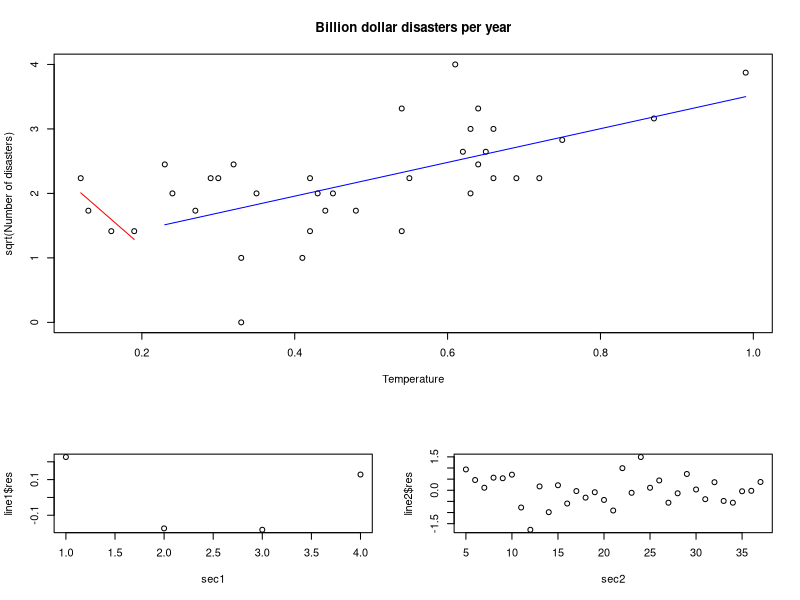
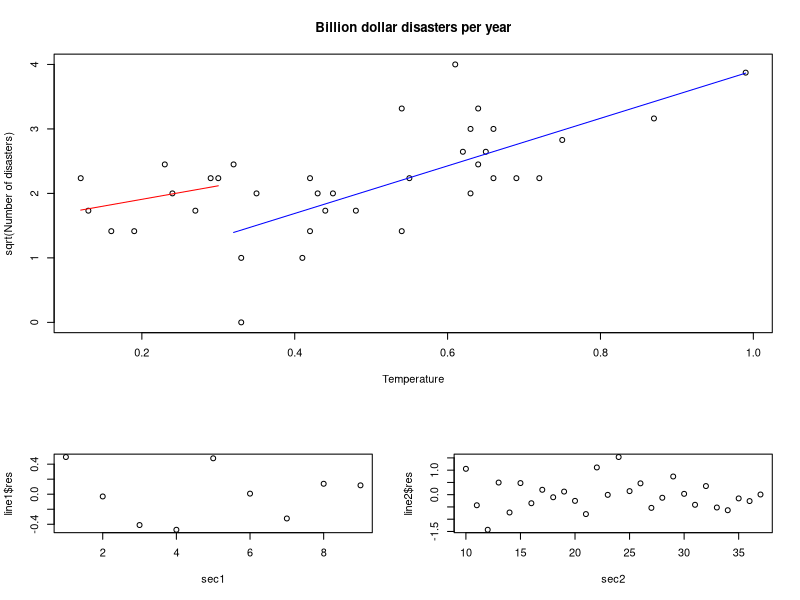
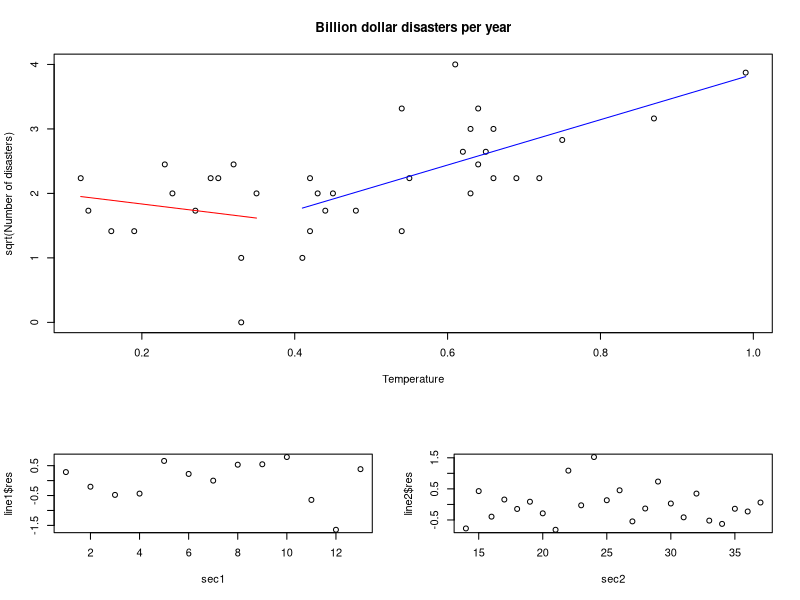
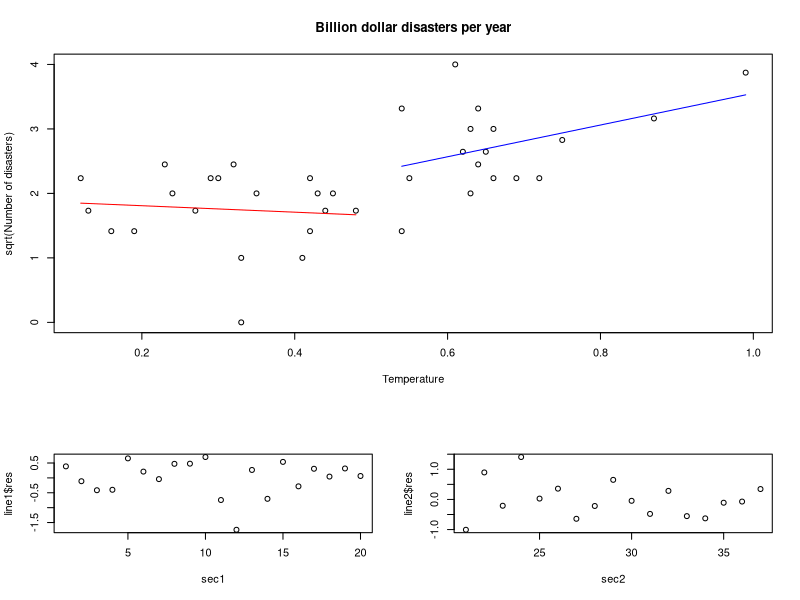
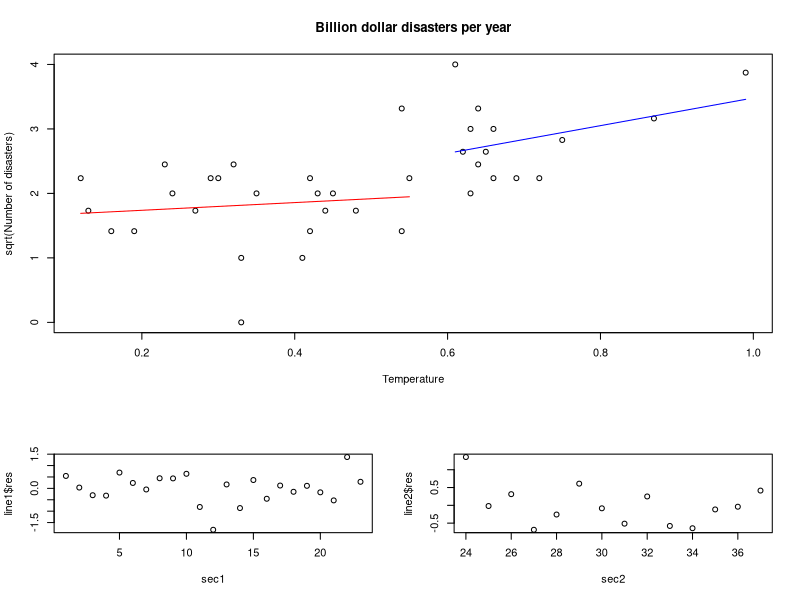
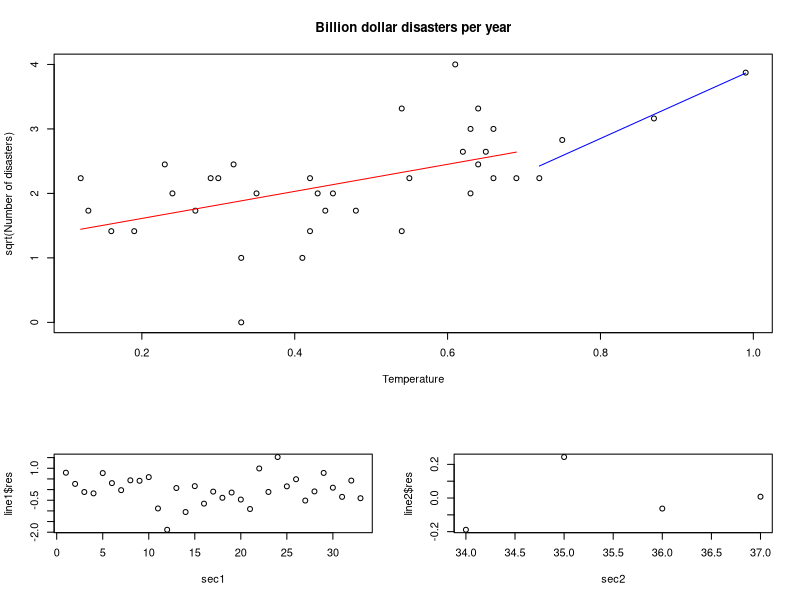
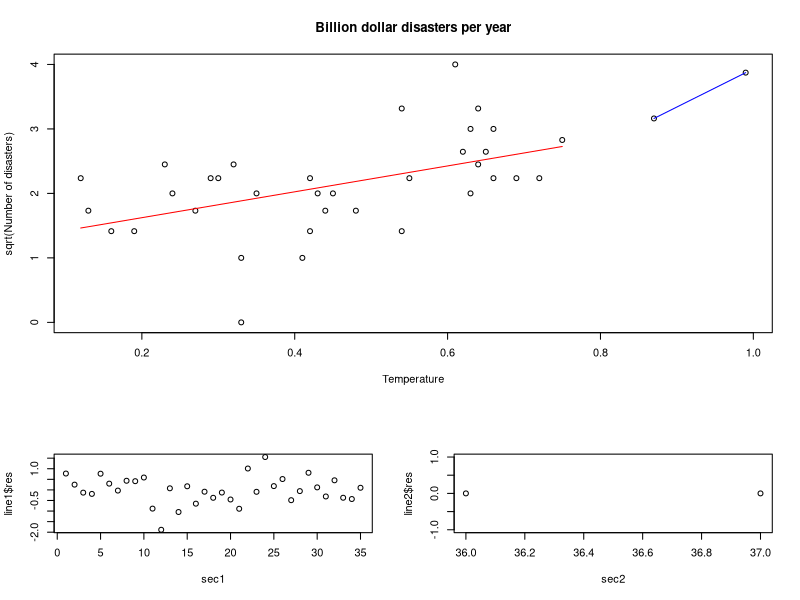

These figures' R source, in order:
regressOnNOAA <- function(tempcut=0.4) {
	NOAA <- read.csv('NOAA+GISS.csv')
	NOAA <- NOAA[order(NOAA[["delta.temp"]]), ]
	tempData <- NOAA[["delta.temp"]]
	disasterData <- sqrt(NOAA[["X.disaster"]])

	cutoff <- length(tempData[tempData <= tempcut])

	sec1 <- c(1:cutoff)
	sec2 <- c((cutoff + 1):length(tempData))

	nf <- layout(matrix(c(1,1,1,1,2,3), 3, 2, byrow = TRUE))

	plot(tempData, disasterData, xlab="Temperature", ylab="sqrt(Number of disasters)", main="Billion dollar disasters per year")

	line1 <- lsfit(tempData[sec1], disasterData[sec1], intercept=TRUE)
	coef1 <- line1$coef
	x0 <- tempData[[1]]
	y0 <- coef1[1] + (x0 * coef1[-1])
	x1 <- tempData[[cutoff]]
	y1 <- coef1[1] + (x1 * coef1[-1])
	segments(x0, y0, x1, y1, col = "red")
	ls.print(line1)

	line2 <- lsfit(tempData[sec2], disasterData[sec2], intercept=TRUE)
	coef2 <- line2$coef
	x0 <- tempData[[cutoff + 1]]
	y0 <- coef2[1] + (x0 * coef2[-1])
	x1 <- tempData[[length(tempData)]]
	y1 <- coef2[1] + (x1 * coef2[-1])
	segments(x0, y0, x1, y1, col = "blue")
	ls.print(line2)

	plot(sec1, line1$res)
	plot(sec2, line2$res)

	readline()
}

lapply(0.1 * c(2:8), regressOnNOAA)
# regressOnNOAA()

dev.off()